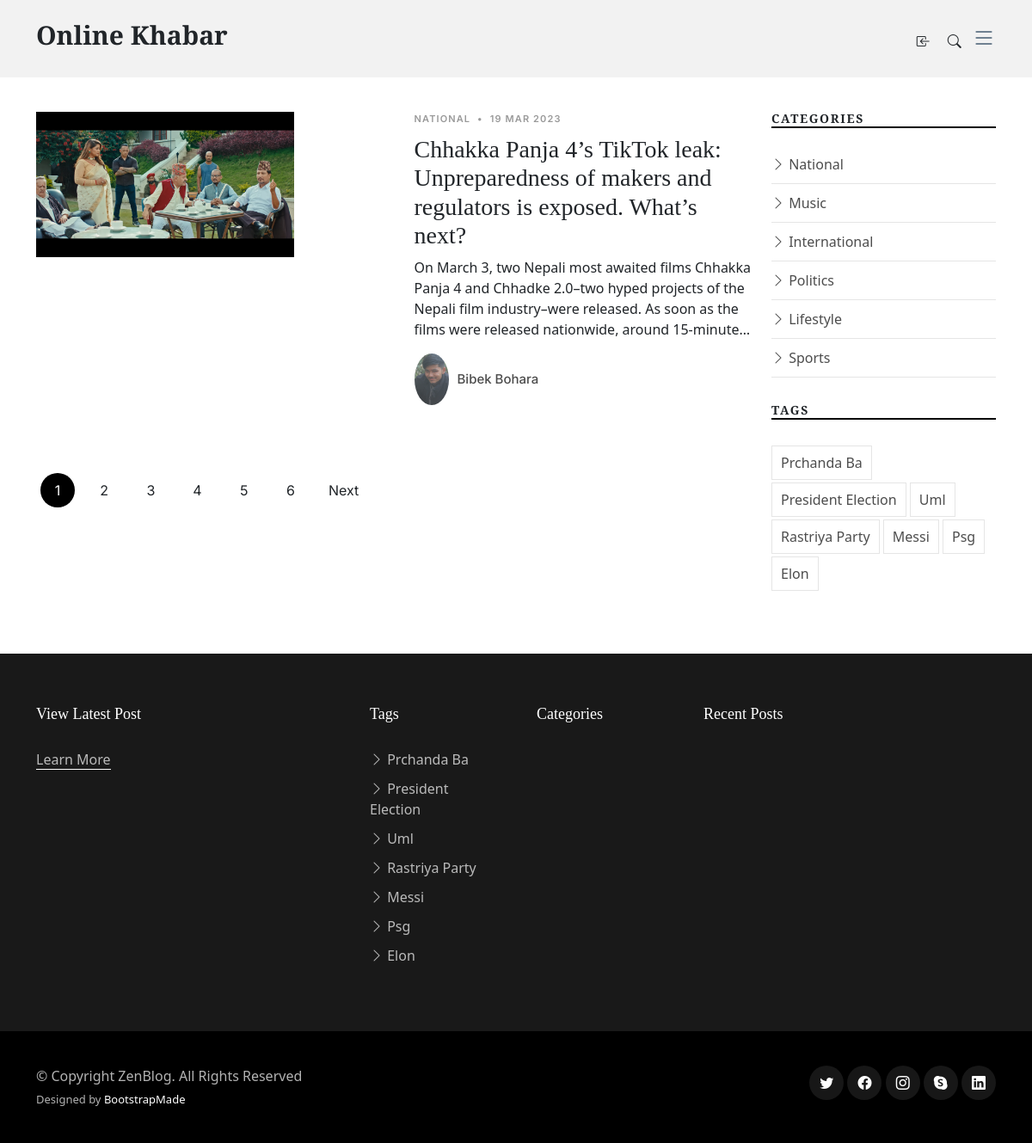
Page /post-by-category/1/ on the committed database.
### newspaper_blog/models.py (models this page shows, shortened)
class TimeStampModel(models.Model):
    created_at =models.DateTimeField(auto_now_add=True)
    updated_at=models.DateTimeField(auto_now=True)
    class  Meta:
        abstract = True

class Post(TimeStampModel):
    STATUS_CHOICES =[
        ("active", "Active"),
        ("in_active","Inactive"),
    ]
    title =models.CharField(max_length=250)
    content = models.TextField()
    featured_image = models.ImageField(upload_to="post_images/%Y/%m/%d", blank=False)
    author = models.ForeignKey("auth.User", on_delete=models.CASCADE)
    published_at = models.DateTimeField(null=True, blank=True)
    status = models.CharField(max_length=20, choices=STATUS_CHOICES, default=0)
    category = models.ForeignKey(Category, on_delete=models.CASCADE)
    tag = models.ManyToManyField(Tag)
    views_count=models.PositiveBigIntegerField(default=0)

class Category(TimeStampModel):
    name = models.CharField(max_length=20)

class Tag(TimeStampModel):
    name = models.CharField(max_length=20)

### newspaper_blog/views.py (the view)
class PostByCategoryView(ListView):
    model = Post
    template_name = "zennews/category_post.html"
    context_object_name ="posts"
    paginate_by = 1
    def get_queryset(self):
        super().get_queryset()
        queryset =Post.objects.filter(status="active", published_at__isnull=False, category=self.kwargs["cat_id"]).order_by("-published_at").all()
        return queryset

### newspaper_blog/navigation.py (called while the page is built)
def navigation(request):
    categories = Category.objects.all()
    tags = Tag.objects.all()[:7]
    top_categories = (
        Post.objects.values("category__pk", "category__name")
        .annotate(
            pk=F("category__pk"), name=F("category__name"),max_views=Sum("views_count")
        )
        .order_by("-max_views")
        .values("pk","name","max_views")
    )
    return{
        "categories":categories,
        "tags":tags,
        "top_categories":top_categories,
    }

### templates/zennews/category_post.html
{% extends 'zennews/base.html' %}
{% block content  %}
{% load static %}
<main id="main">
    <section>
      <div class="container">
        <div class="row">
          <div class="col-md-9" data-aos="fade-up">
            {% for post in posts %}
            <div class="d-md-flex post-entry-2 half">
                <a href="{% url 'post-detail' post.pk %}" class="me-4 thumbnail">
                    <img src="{{post.featured_image.url}}" alt="{{post.title}}" class="img-fluid" width="300px">
                </a>
              <div>
                <div class="post-meta"><span class="date">{{post.category.name}}</span> <span class="mx-1">&bullet;</span> <span>{{post.published_at|date:"j M Y "}}</span></div>
                <h3><a href="{% url 'post-detail' post.pk %}">{{ post.title}}</a></h3>
                <p>{{post.content|truncatechars:200}}</p>
                <div class="d-flex align-items-center author">
                  <div class="photo"><img src="{% static 'assets/img/photos.jpg'%}" alt="" class="img-fluid"></div>
                  <div class="name">
                      <h3 class="m-0 p-0">{{post.author.get_full_name}} </h3>
                    </div>
                </div>
            </div>
        </div>
        {% endfor %}
{% include "zennews/pagination.html" %}
    </div>
          <div class="col-md-3">
            {% include "zennews/detail/left/category.html" %}
            {% include "zennews/detail/left/tag.html" %}
          </div>
        </div>
      </div>
    </section>
  </main>
{% endblock content  %}

### templates/zennews/detail/left/category.html
<div class="aside-block">
    <h3 class="aside-title">Categories</h3>
    <ul class="aside-links list-unstyled">
      {% for category in categories %}
      <li><a href="{% url 'post-by-category' category.pk %}"><i class="bi bi-chevron-right"></i> {{category.name|title}}</a></li>
      {% endfor %}
    </ul>
  </div>

### templates/zennews/detail/left/tag.html
<div class="aside-block">
    <h3 class="aside-title">Tags</h3>
    <ul class="aside-tags list-unstyled">
      {% for tag  in tags %}
      <li><a href="{% url 'post-by-tag' tag.pk %}">{{tag.name|title}}</a></li>
      {% endfor %}
    </ul>
  </div>

### templates/zennews/footer/footer.html (shortened to what this page needs)
  <footer id="footer" class="footer">
    <div class="footer-content">
      <div class="container">
        <div class="row g-5">
          <div class="col-lg-4">
            <h3 class="footer-heading">View Latest Post</h3>
            <p><a href="{% url 'about' %}" class="footer-link-more">Learn More</a></p>
          </div>
          <div class="col-6 col-lg-2">
            <h3 class="footer-heading">Tags</h3>
            <ul class="footer-links list-unstyled">
              {% for tag  in tags %}
              <li><a href="category.html"><i class="bi bi-chevron-right"></i> {{tag.name|title}}</a></li>
              {% endfor %}
            </ul>
          </div>
          <div class="col-6 col-lg-2">
            <h3 class="footer-heading">Categories</h3>
          </div>
          <div class="col-lg-4">
            <h3 class="footer-heading">Recent Posts</h3>
          </div>
        </div>
      </div>
    </div>
    <div class="footer-legal">
      <div class="container">
        <div class="row justify-content-between">
          <div class="col-md-6 text-center text-md-start mb-3 mb-md-0">
            <div class="copyright">
              © Copyright <strong><span>ZenBlog</span></strong>. All Rights Reserved
            </div>
            <div class="credits">
              Designed by <a href="https://bootstrapmade.com/">BootstrapMade</a>
            </div>
          </div>
          <div class="col-md-6">
            <div class="social-links mb-3 mb-lg-0 text-center text-md-end">
              <a href="#" class="twitter"><i class="bi bi-twitter"></i></a>
              <a href="#" class="facebook"><i class="bi bi-facebook"></i></a>
              <a href="#" class="instagram"><i class="bi bi-instagram"></i></a>
              <a href="#" class="google-plus"><i class="bi bi-skype"></i></a>
              <a href="#" class="linkedin"><i class="bi bi-linkedin"></i></a>
            </div>
          </div>
        </div>
      </div>
    </div>
  </footer>

### static/assets/css/variables.css (style rules this page uses)
:root { --font-default: 'EB Garamond', system-ui, -apple-system, "Segoe UI", Roboto, "Helvetica Neue", Arial, "Noto Sans", "Liberation Sans", sans-serif, "Apple Color Emoji", "Segoe UI Emoji", "Segoe UI Symbol", "Noto Color Emoji"; --font-primary: 'EB Garamond', serif; --font-secondary: 'Inter', sans-serif; --color-default: #212529; --color-default-rgb: 33, 37, 41; --color-links: #212529; --color-links-hover: #15171a; --color-primary: #212529; --color-primary-light: #26282c; --color-primary-dark: #0b0c0e; --color-primary-rgb: 33, 37, 41; --color-primary-light-rgb: 38, 40, 44; --color-primary-dark-rgb: 11, 12, 14; --color-secondary: #596d80; --color-secondary-light: #8498aa; --color-secondary-dark: #404f5c; --color-secondary-rgb: 89, 109, 128; --color-secondary-light-rgb: 132, 152, 170; --color-secondary-dark-rgb: 64, 79, 92; --color-blue: #0d6efd; --color-blue-rgb: 13, 110, 253; --color-indigo: #6610f2; --color-indigo-rgb: 102, 16, 242; --color-purple: #6f42c1; --color-purple-rgb: 111, 66, 193; --color-pink: #f3268c; --color-pink-rgb: 243, 38, 140; --color-red: #df1529; --color-red-rgb: 223, 21, 4; --color-orange: #fd7e14; --color-orange-rgb: 253, 126, 20; --color-yellow: #ffc107; --color-yellow-rgb: 255, 193, 7; --color-green: #059652; --color-green-rgb: 5, 150, 82; --color-teal: #20c997; --color-teal-rgb: 32, 201, 151; --color-cyan: #0dcaf0; --color-cyan-rgb: 13, 202, 240; --color-white: #ffffff; --color-white-rgb: 255, 255, 255; --color-gray: #6c757d; --color-gray-rgb: 108, 117, 125; --color-black: #000000; --color-black-rgb: 0, 0, 0; }
:root { --bs-blue: var(--color-blue); --bs-indigo: var(--color-indigo); --bs-purple: var(--color-purple); --bs-pink: var(--color-pink); --bs-red: var(--color-red); --bs-orange: var(--color-orange); --bs-yellow: var(--color-yellow); --bs-green: var(--color-green); --bs-teal: var(--color-teal); --bs-cyan: var(--color-cyan); --bs-white: var(--color-white); --bs-gray: var(--color-gray); --bs-gray-dark: #343a40; --bs-gray-100: #f8f9fa; --bs-gray-200: #e9ecef; --bs-gray-300: #dee2e6; --bs-gray-400: #ced4da; --bs-gray-500: #adb5bd; --bs-gray-600: #6c757d; --bs-gray-700: #495057; --bs-gray-800: #343a40; --bs-gray-900: #212529; --bs-primary: var(--color-blue); --bs-secondary: var(--color-blue); --bs-success: #198754; --bs-info: #0dcaf0; --bs-warning: #ffc107; --bs-danger: #dc3545; --bs-light: #f8f9fa; --bs-dark: #212529; --bs-primary-rgb: var(--color-primary-rgb); --bs-secondary-rgb: var(--color-secondary-rgb); --bs-success-rgb: 25, 135, 84; --bs-info-rgb: 13, 202, 240; --bs-warning-rgb: 255, 193, 7; --bs-danger-rgb: 220, 53, 69; --bs-light-rgb: 248, 249, 250; --bs-dark-rgb: 33, 37, 41; --bs-white-rgb: var(--color-white-rgb); --bs-black-rgb: var(--color-black-rgb); --bs-body-color-rgb: var(--color-default-rgb); --bs-body-bg-rgb: 255, 255, 255; --bs-font-sans-serif: var(--font-default); --bs-font-monospace: SFMono-Regular, Menlo, Monaco, Consolas, "Liberation Mono", "Courier New", monospace; --bs-gradient: linear-gradient(180deg, rgba(255, 255, 255, 0.15), rgba(255, 255, 255, 0)); --bs-body-font-family: var(--font-default); --bs-body-font-size: 1rem; --bs-body-font-weight: 400; --bs-body-line-height: 1.5; --bs-body-color: var(--color-default); --bs-body-bg: #fff; }

### rows in the picture
Post: featured_image (picture), category.name "NATIONAL", published_at "19 MAR 2023", title "Chhakka Panja 4’s TikTok leak: Unpreparedness of makers and regulators is exposed. What’s next?", content "On March 3, two Nepali most awaited films Chhakka Panja 4 and Chhadke 2.0–two hyped projects of the Nepali film industry–were released. As soon as the films were released nationwide, around 15-minute…", author.get_full_name "Bibek Bohara"
Category: name "National"
Category: name "Music"
Category: name "International"
Category: name "Politics"
Category: name "Lifestyle"
Category: name "Sports"
Tag: name "Prchanda Ba"
Tag: name "President Election"
Tag: name "Uml"
Tag: name "Rastriya Party"
Tag: name "Messi"
Tag: name "Psg"
Tag: name "Elon"

### other values in the picture
{{ i }} "1" "2" "3" "4" "5" "6"
